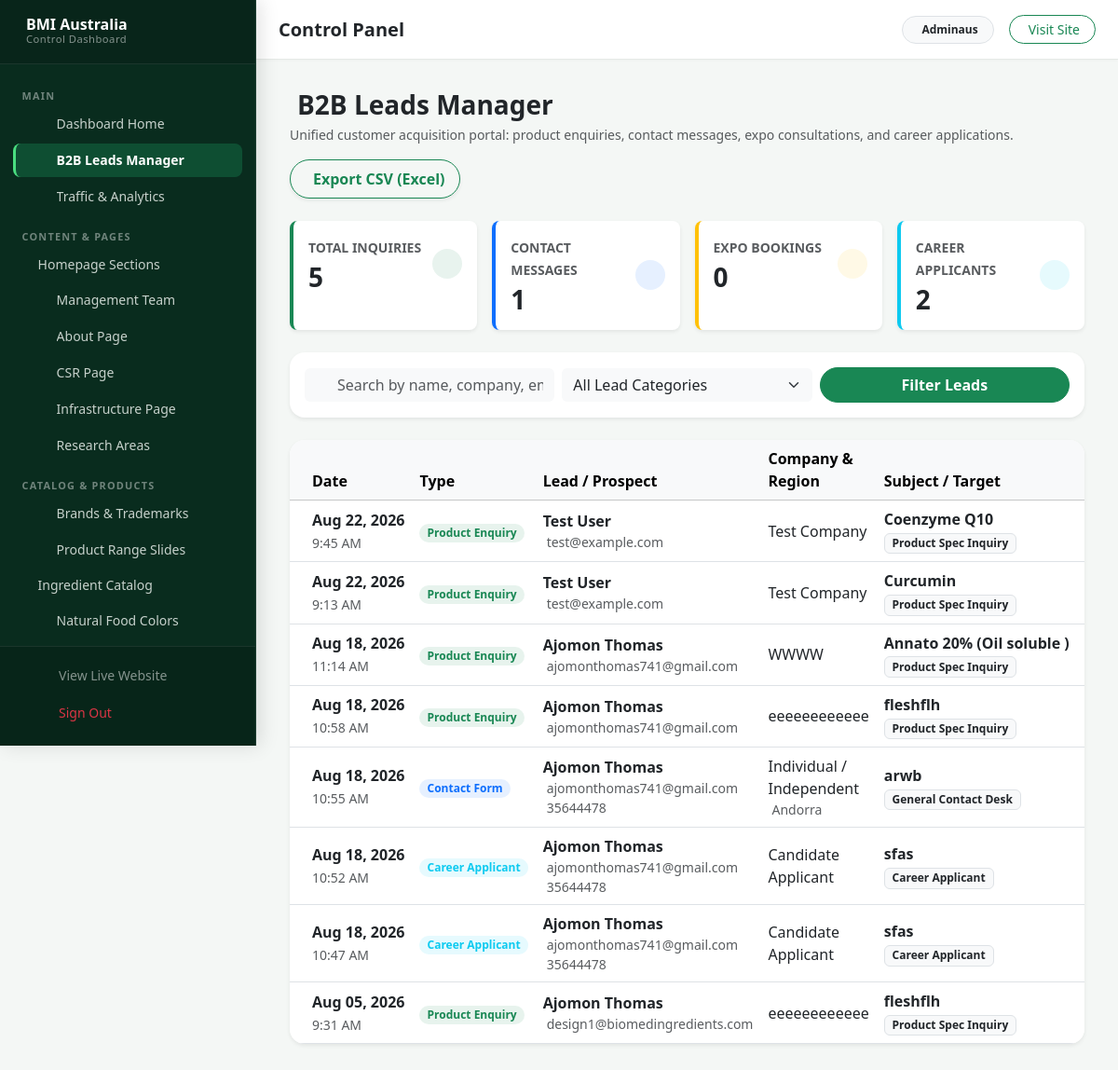
/dashboard/leads/ (signed in), run on an earlier commit of the app's database.
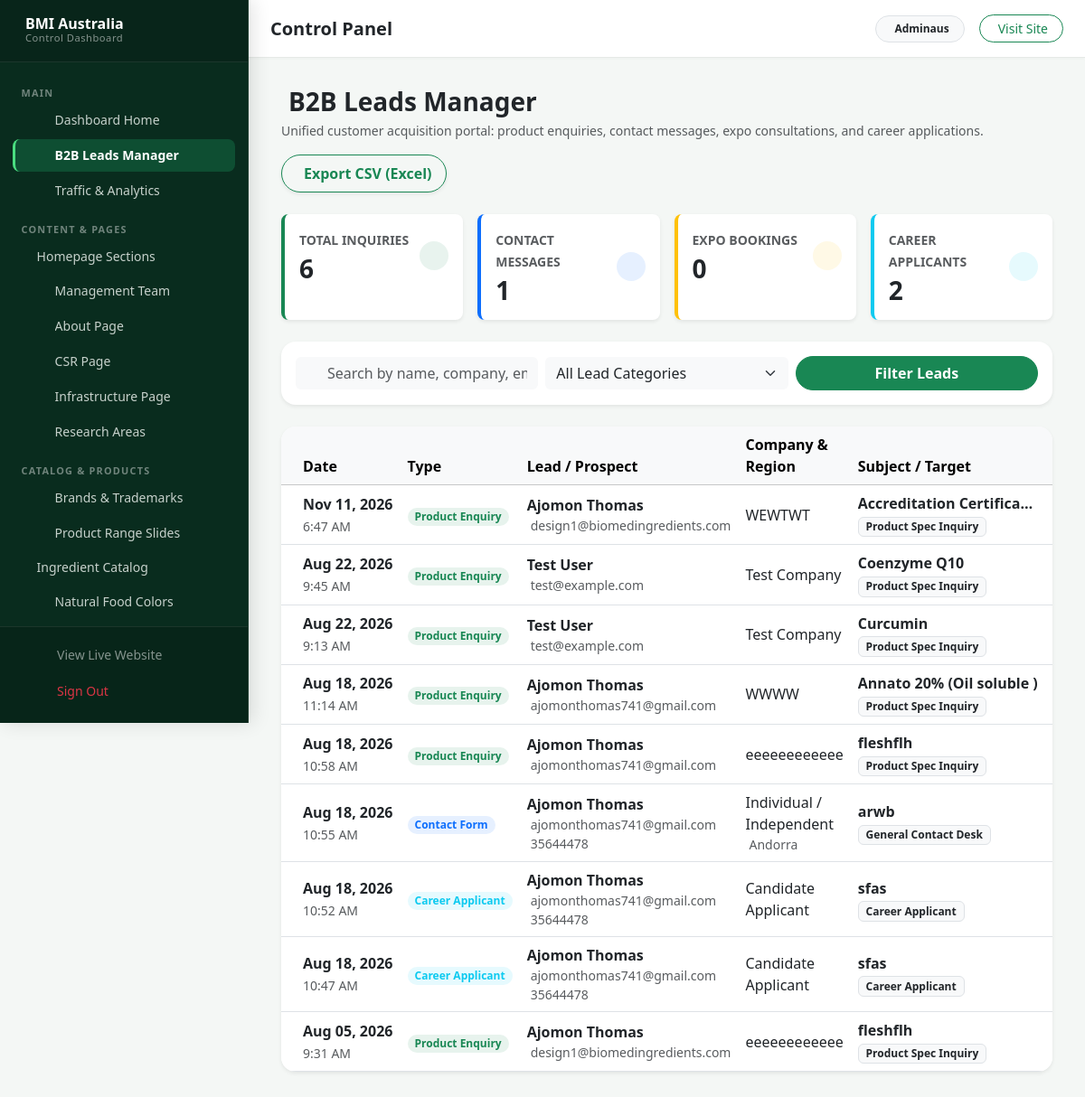
And on a later commit of the database.
### main/models.py (models this page shows, shortened)
class Enquiry(models.Model):
    full_name = models.CharField(max_length=255)
    company = models.CharField(max_length=255, blank=True, null=True)
    email = models.EmailField()
    product_name = models.CharField(max_length=255)
    message = models.TextField()
    created_at = models.DateTimeField(auto_now_add=True)
    class Meta:
        ordering = ['-created_at']
        verbose_name_plural = "Enquiries"

### main/views.py (the view, shortened to what this page needs)
# urls.py: path('dashboard/leads/', views.dashboard_manage_leads, name='dashboard_manage_leads'),
@login_required(login_url='dashboard_login')
def dashboard_manage_leads(request):
    from django.urls import reverse
    lead_type = request.GET.get('type', '').strip()
    search_q = request.GET.get('q', '').strip().lower()
    leads = []
    if not lead_type or lead_type == 'enquiry':
        enquiries = Enquiry.objects.all().order_by('-created_at')
        for e in enquiries:
            if search_q and search_q not in (e.full_name + ' ' + (e.company or '') + ' ' + e.email + ' ' + e.product_name).lower():
                continue
            leads.append({
                'id': e.id,
                'type': 'enquiry',
                'date': e.created_at,
                'name': e.full_name,
                'company': e.company,
                'country': '',
                'email': e.email,
                'phone': '',
                'subject': e.product_name,
                'meta_info': 'Product Spec Inquiry',
                'message': e.message,
                'detail_url': reverse('manage_enquiries'),
                'resume_url': ''
            })
    if not lead_type or lead_type == 'contact':
        contacts = ContactMessage.objects.all().order_by('-created_at')
        for c in contacts:
            if search_q and search_q not in (c.name + ' ' + c.email + ' ' + c.country + ' ' + c.subject).lower():
                continue
            leads.append({
                'id': c.id,
                'type': 'contact',
                'date': c.created_at,
                'name': c.name,
                'company': '',
                'country': c.country,
                'email': c.email,
                'phone': c.phone,
                'subject': c.subject,
                'meta_info': 'General Contact Desk',
                'message': c.message,
                'detail_url': reverse('dashboard_view_contact_message', args=[c.id]),
                'resume_url': ''
            })
    if not lead_type or lead_type == 'expo':
        expo_bookings = ExpoMeetingBooking.objects.all().order_by('-created_at')
    if not lead_type or lead_type == 'career':
        apps = JobApplication.objects.all().order_by('-applied_at')
        for a in apps:
            pos_title = a.job.title if a.job else 'General Application'
            if search_q and search_q not in (a.name + ' ' + a.email + ' ' + pos_title).lower():
                continue
            leads.append({
                'id': a.id,
                'type': 'career',
                'date': a.applied_at,
                'name': a.name,
                'company': 'Candidate Applicant',
                'country': '',
                'email': a.email,
                'phone': a.phone,
                'subject': pos_title,
                'meta_info': 'Career Applicant',
                'message': f"Experience: {a.experience} years. {a.details or ''}",
                'detail_url': reverse('dashboard_view_job_application', args=[a.id]),
                'resume_url': a.resume.url if a.resume else ''
            })
    leads.sort(key=lambda x: x['date'], reverse=True)
    return render(request, 'main/dashboard/manage_leads.html', {
        'leads': leads,
        'current_type': lead_type,
        'search_query': search_q,
        'total_enquiries_count': Enquiry.objects.count(),
        'total_contacts_count': ContactMessage.objects.count(),
        'total_expo_count': ExpoMeetingBooking.objects.count(),
        'total_applications_count': JobApplication.objects.count(),
    })

### templates/main/dashboard/manage_leads.html (shortened to what the changed rows need)
{% extends 'main/dashboard/dashboard_base.html' %}
{% block content %}
<div class="container-fluid py-2">
    <div class="row g-3 mb-4">
        <div class="col-sm-6 col-xl-3">
            <div class="card border-0 shadow-sm rounded-3 p-3 bg-white h-100 border-start border-4 border-success">
                <div class="d-flex justify-content-between align-items-center">
                    <div>
                        <span class="text-muted small fw-semibold text-uppercase">Total Inquiries</span>
                        <h3 class="fw-bold text-dark mb-0 mt-1">{{ total_enquiries_count }}</h3>
                    </div>
                </div>
            </div>
        </div>
    </div>
    <div class="card border-0 shadow-sm rounded-4 overflow-hidden bg-white">
        <div class="table-responsive">
            <table class="table table-hover align-middle mb-0">
                <thead class="table-light">
                    <tr>
                        <th class="ps-4">Date</th>
                        <th>Type</th>
                        <th>Lead / Prospect</th>
                        <th>Company &amp; Region</th>
                        <th>Subject / Target</th>
                        <th>Message / Details</th>
                    </tr>
                </thead>
                <tbody>
                    {% for lead in leads %}
                        <tr>
                            <td class="ps-4 text-nowrap">
                                <span class="fw-semibold text-dark">{{ lead.date|date:"M d, Y" }}</span><br>
                                <small class="text-muted">{{ lead.date|date:"g:i A" }}</small>
                            </td>
                            <td>
                                {% if lead.type == 'enquiry' %}
                                    <span class="badge bg-success bg-opacity-10 text-success fw-bold px-2 py-1 rounded-pill">Product Enquiry</span>
                                {% elif lead.type == 'contact' %}
                                    <span class="badge bg-primary bg-opacity-10 text-primary fw-bold px-2 py-1 rounded-pill">Contact Form</span>
                                {% elif lead.type == 'expo' %}
                                    <span class="badge bg-warning bg-opacity-10 text-dark fw-bold px-2 py-1 rounded-pill">Expo Meeting</span>
                                {% elif lead.type == 'career' %}
                                    <span class="badge bg-info bg-opacity-10 text-info fw-bold px-2 py-1 rounded-pill">Career Applicant</span>
                                {% endif %}
                            </td>
                            <td>
                                <div class="fw-bold text-dark">{{ lead.name }}</div>
                                <div class="small text-muted">
                                    <a href="mailto:{{ lead.email }}" class="text-decoration-none text-muted">{{ lead.email }}</a>
                                </div>
                            </td>
                            <td>
                                <div class="fw-medium text-dark">{{ lead.company|default:'Individual / Independent' }}</div>
                            </td>
                            <td>
                                <div class="fw-semibold text-dark text-truncate" style="max-width: 200px;">
                                    {{ lead.subject }}
                                </div>
                                {% if lead.meta_info %}
                                    <small class="badge bg-light text-dark border">{{ lead.meta_info }}</small>
                                {% endif %}
                            </td>
                            <td>
                            </td>
                        </tr>
                    {% endfor %}
                </tbody>
            </table>
        </div>
    </div>
</div>
{% endblock %}

What changed in the data, as far as the page shows it:
added Enquiry: date "Nov 11, 2026", date "6:47 AM", name "Ajomon Thomas", email "design1@biomedingredients.com", company "WEWTWT", subject "Accreditation Certifica…"
Also different on the page:
{{ total_enquiries_count }}: "5" → "6"
new list line: "Product Enquiry Product Spec Inquiry"
